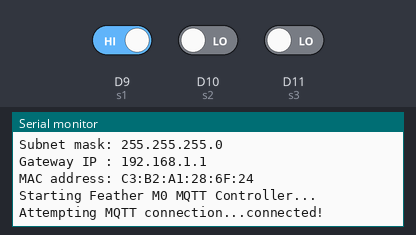
This sketch was run on a simulated Arduino MKR. On the bench: the last lines printed to the serial monitor. The inputs (shaded band) are chosen by the test bench; at power-on: D9 (s1) HIGH, D10 (s2) LOW, D11 (s3) LOW. WiFi joins after 1.5 s; servers stay silent unless stated; no MQTT or app messages arrive unless stated; not simulated (calls return 0 or success): arduino_secrets.h.

Above: at 4.2 s.
4.3 s: D9 (s1) driven LOW
At 5.3 s:
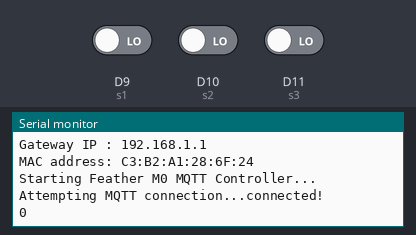
5.8 s: D10 (s2) driven HIGH
At 6.5 s:
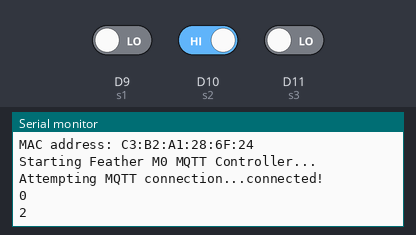
7.3 s: D11 (s3) driven HIGH
At 8.5 s:
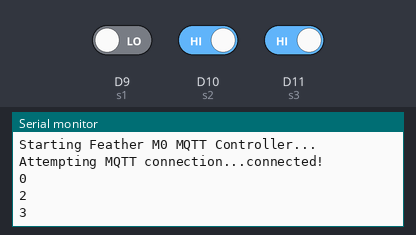
8.8 s: D9 (s1) driven HIGH
At 9.9 s:
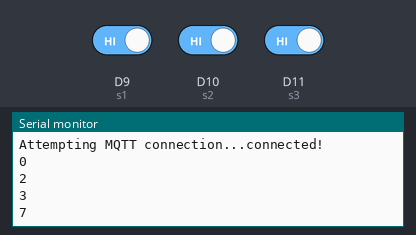
10.3 s: D10 (s2) driven LOW
At 11.0 s:
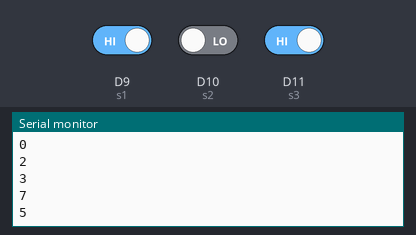
11.8 s: D11 (s3) driven LOW
At 13.4 s:
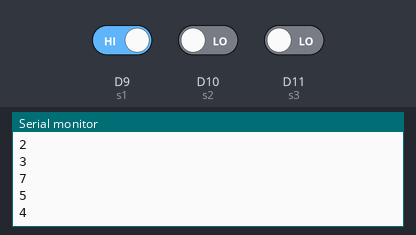
Timing chart, 0 to 14.3 s (numbered marks = the images above; inputs shaded):
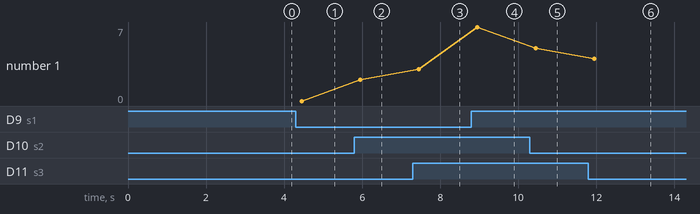

The sketch:

tilt-machine-featherM0.ino
```cpp
// This sketch allows an Adafruit Feather M0 to update a string of 72 NeoPixel RGB LEDs
// via MQTT. It publishes to a specific topic, sending binary payloads
// as RGB values for each LED.

// --- Libraries ---
// You'll need to install these libraries via the Arduino IDE's Library Manager:
// 1. WiFi101 by Arduino: For Wi-Fi connectivity on Adafruit ATWINC1500 Feather M0
// 2. PubSubClient by Nick O'Leary: For MQTT communication.

#include <SPI.h>
#include <WiFi101.h>
#include <PubSubClient.h>

#include "arduino_secrets.h" // so that you can exclude these from your GitHub repo


///////please enter your sensitive data in the Secret tab/arduino_secrets.h
char ssid[] = SECRET_SSID;        // your network SSID (name)
char pass[] = SECRET_PASS;    // your network password (use for WPA, or use as key for WEP)
int status = WL_IDLE_STATUS;     // the Wifi radio's status


// --- MQTT Broker Configuration ---
// Replace with your MQTT broker's IP address or hostname
const char* mqtt_server = "mqtt.cetools.org";
const int mqtt_port = 1884;                                // Default MQTT port
const char* mqtt_client_id = "Luminaire_colour_box_ucjtdjw"; // Unique client ID for your device
const char* mqtt_publish_topic = "student/CASA0014/luminaire/0"; // Topic to subscribe to
char mqtt_user[] = MQTT_USERNAME;
char mqtt_pass[] = MQTT_PASSWORD;

// --- NeoPixel Configuration ---
const int num_leds = 72;
const int payload_size = num_leds * 3; // x3 for RGB

// Create the byte array to send in MQTT payload
// this stores all the colours in memory so that
// they can be accessed in for example the rainbow function
byte payload[payload_size];

// Global variable for the scrolling effect
int scrollOffset = 0;

// --- Global Objects ---
WiFiClient wifiClient;
PubSubClient mqttClient(wifiClient);

// --- Function Prototypes ---
void setup_wifi();
void reconnect_mqtt();

// Sensor pin definitions
int s1 = 9;
int s2 = 10;
int s3 = 11;

// Variables to hold current and last states
int lastReportedState = -1;
int potentialNewState = -1;

// Debounce variables
unsigned long lastChangeTime = 0;
unsigned long debounceDelay = 150; // Adjust as needed

int temp = 1;

void setup() {
  //Configure pins for Adafruit ATWINC1500 Feather
  // https://learn.adafruit.com/adafruit-feather-m0-wifi-atwinc1500/using-the-wifi-module
  WiFi.setPins(8,7,4,2);

  // Initialize serial communication for debugging
  Serial.begin(115200);
  //while (!Serial); // Wait for serial port to connect (useful for debugging)
  // wait a little for serial port to catch up
  delay(1000);


  // Set the MQTT server and callback function
  mqttClient.setServer(mqtt_server, mqtt_port);
  mqttClient.setBufferSize(2048);

  // Connect to Wi-Fi
  setup_wifi();

  // Connect to mqtt broker
  Serial.println("Starting Feather M0 MQTT Controller...");
  reconnect_mqtt();

  // switch setup
  pinMode(s1, INPUT);
  pinMode(s2, INPUT);
  pinMode(s3, INPUT);


  // wait a little bit so that wifi and mqtt can be
  // Read initial state and report it - am storing as decimal from binary inputs
  // e.g. 111 = 4*1 + 2*1 + 1 = 7 ; 010 = 4*0 +2*1 + 0 = 2
  potentialNewState = (digitalRead(s1) * 4) + (digitalRead(s2) * 2) + digitalRead(s3);
  lastReportedState = potentialNewState;
  updateWhichSideUp(potentialNewState);
}

void loop() {
  // Ensure MQTT connection is maintained
  if (!mqttClient.connected()) {
    reconnect_mqtt();
  }
  // Process incoming MQTT messages and maintain connection
  mqttClient.loop();


  // Read current sensor values and combine them into a single state variable
  int currentRead = (digitalRead(s1) * 4) + (digitalRead(s2) * 2) + digitalRead(s3);

  // If the current reading is different from the potential new state,
  // we've detected a change. Reset the timer and the potential state.
  if (currentRead != potentialNewState) {
    lastChangeTime = millis();
    potentialNewState = currentRead;
  }

  // Check if the potential new state has been stable long enough AND
  // if it's different from the last state we reported.
  if ((millis() - lastChangeTime) > debounceDelay) {
    if (potentialNewState != lastReportedState) {
      // The new state is stable and hasn't been reported. Report it.
      lastReportedState = potentialNewState;
      Serial.println(lastReportedState);
      updateWhichSideUp(lastReportedState);
    }
  }

}

// Function to send MQTT based on a combined state value
void updateWhichSideUp(int state) {
  switch (state) {
    Serial.println(state);
    case 0: // Binary 000: 4 + 2 + 1
      send_RGB(255,0,0);
      //Serial.println("Side 0 is UP");
      break;
    case 1: // Binary 001: 0 + 0 + 1
      send_RGB(0,0,0);
      //Serial.println("Side 1 is UP");
      break;
    case 2: // Binary 010: 0 + 2 + 0
      send_RGB(255,0,0);
      //Serial.println("Side 2 is UP");
      break;
    case 3: // Binary 011: 0 + 2 + 1
      send_RGB(255,255,0);
      //Serial.println("Side 3 is UP");
      break;
    case 4: // Binary 100: 0 + 2 + 1
      send_RGB(255,0,255);
      //Serial.println("Side 4 is UP");
      break;
    case 5: // Binary 101: 4 + 0 + 1
      send_RGB(255,255,255);
      //Serial.println("Side 5 is UP");
      break;
    case 6: // Binary 110: 4 + 2 + 0
      send_RGB(0,0,255);
      //Serial.println("Side 6 is UP");
      break;
    case 7: // Binary 111: 4 + 2 + 1
      send_RGB(0,0,0);
      //Serial.println("Side 7 is UP");
      break;
    default:
      //Serial.println("No recognised state.");
      break;
  }
}

void send_RGB(int r, int g, int b) {
  // Check if the client is connected before publishing
  if (mqttClient.connected()) {
    // Fill the byte array with the specified RGB color pattern
    for (int i = 0; i < num_leds; i++) {
      payload[i * 3 + 0] = (byte)r; // Red
      payload[i * 3 + 1] = (byte)g; // Green
      payload[i * 3 + 2] = (byte)b; // Blue
    }

    // Publish the byte array
    mqttClient.publish(mqtt_publish_topic, payload, payload_size);

    //Serial.println("Published an all-green byte array.");
  } else {
    //Serial.println("MQTT client not connected, cannot publish.");
  }
}

// --- WiFi Setup Function ---
void setup_wifi() {
  delay(10);
  Serial.print("Connecting to WiFi: ");
  Serial.println(ssid);

  // Check if the WiFi module is present
  if (WiFi.status() == WL_NO_SHIELD) {
    Serial.println("Communication with WiFi shield failed!");
    // Don't continue if module is not present
    while (true);
  }

  // Attempt to connect to WiFi network
  int status = WL_IDLE_STATUS;
  while (status != WL_CONNECTED) {
    status = WiFi.begin(ssid, pass);
    Serial.print(".");
    delay(500);
  }

  Serial.println("\nWiFi connected!");
  printCurrentNet();
  printWiFiData();
}

// --- MQTT Reconnection Function ---
void reconnect_mqtt() {
  // Loop until we're reconnected
  while (!mqttClient.connected()) {
    Serial.print("Attempting MQTT connection...");
    // Attempt to connect with a unique client ID
    if (mqttClient.connect(mqtt_client_id, mqtt_user, mqtt_pass)) {
      Serial.println("connected!");
      // Once connected, subscribe to the topic

    } else {
      Serial.print("failed, rc=");
      Serial.print(mqttClient.state());
      Serial.println(" trying again in 5 seconds");
      // Wait 5 seconds before retrying
      delay(5000);
    }
  }
}

void printWiFiData() {
  // print your WiFi shield's IP address:
  IPAddress ip = WiFi.localIP();
  Serial.print("IP address : ");
  Serial.println(ip);

  Serial.print("Subnet mask: ");
  Serial.println((IPAddress)WiFi.subnetMask());

  Serial.print("Gateway IP : ");
  Serial.println((IPAddress)WiFi.gatewayIP());

  // print your MAC address:
  byte mac[6];
  WiFi.macAddress(mac);
  Serial.print("MAC address: ");
  printMacAddress(mac);
}

void printCurrentNet() {
  // print the SSID of the network you're attached to:
  Serial.print("SSID: ");
  Serial.println(WiFi.SSID());

  // print the MAC address of the router you're attached to:
  byte bssid[6];
  WiFi.BSSID(bssid);
  Serial.print("BSSID: ");
  printMacAddress(bssid);

  // print the received signal strength:
  long rssi = WiFi.RSSI();
  Serial.print("signal strength (RSSI): ");
  Serial.println(rssi);

  // print the encryption type:
  byte encryption = WiFi.encryptionType();
  Serial.print("Encryption Type: ");
  Serial.println(encryption, HEX);
  Serial.println();
}

void printMacAddress(byte mac[]) {
  for (int i = 5; i >= 0; i--) {
    if (mac[i] < 16) {
      Serial.print("0");
    }
    Serial.print(mac[i], HEX);
    if (i > 0) {
      Serial.print(":");
    }
  }
  Serial.println();
}
```

Measured:
- after the input at 4.3 s, the serial monitor: prints a new line after 0.15 s (image 1)
- after the input at 5.8 s, the serial monitor: prints a new line after 0.15 s (image 2)
- after the input at 7.3 s, the serial monitor: prints a new line after 0.15 s (image 3)
- after the input at 8.8 s, the serial monitor: prints a new line after 0.15 s (image 4)
- after the input at 10.3 s, the serial monitor: prints a new line after 0.15 s (image 5)
- after the input at 11.8 s, the serial monitor: prints a new line after 0.15 s (image 6)
- plotted number 1: 2 → 3 after the input at 7.3 s, 3 → 7 after the input at 8.8 s, 7 → 5 after the input at 10.3 s, 5 → 4 after the input at 11.8 s
